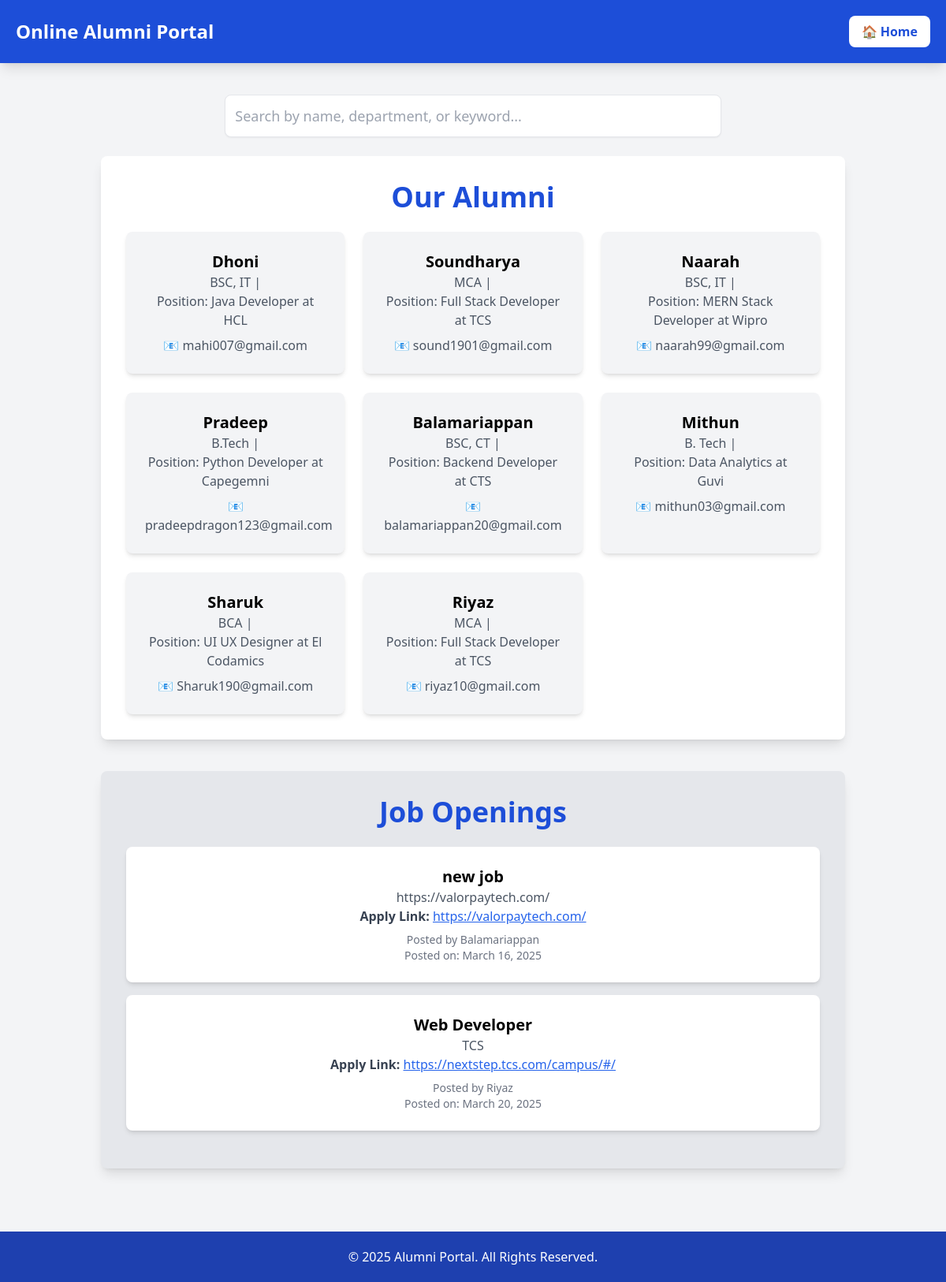
Page /all-alumni/ on the committed database.
### alumni/models.py (models this page shows, shortened)
class Alumni(models.Model):
    user = models.OneToOneField(User, on_delete=models.CASCADE)
    email = models.EmailField(max_length=100)  # Add email field
    password = models.CharField(max_length=255)  # Store hashed password
    batch = models.CharField(max_length=10)
    department = models.CharField(max_length=100)
    position = models.CharField(max_length=100)
    company = models.CharField(max_length=100)
    contact = models.CharField(max_length=15)

class Vacancy(models.Model):
    user = models.ForeignKey(User, on_delete=models.CASCADE)  # Link to alumni user
    title = models.CharField(max_length=255)
    description = models.TextField()
    company = models.CharField(max_length=255)
    location = models.CharField(max_length=255, blank=True, null=True)
    created_at = models.DateTimeField(auto_now_add=True)

### alumni/views.py (the view)
# urls.py: path('all-alumni/', views.all_alumni, name='all_alumni'),
def all_alumni(request):
    alumni_list = Alumni.objects.all()
    alumni_news = Vacancy.objects.all()
    alumni_events = Event.objects.all()
    return render(request, "all_alumni.html", {"alumni_list": alumni_list, "alumni_news": alumni_news, "alumni_events": alumni_events})

### alumni/templates/all_alumni.html (shortened to what this page needs)
<!DOCTYPE html>
<html lang="en">
<head>
    {% load static %}
    <script src="https://cdn.tailwindcss.com"></script>
</head>
<body class="bg-gray-100">
    <nav class="bg-blue-700 p-5 text-white shadow-lg flex justify-between items-center">
        <div class="text-2xl font-bold">Online Alumni Portal</div>
        <a href="{% url 'home' %}" class="bg-white text-blue-700 px-4 py-2 rounded-lg font-semibold hover:bg-gray-200 transition">
            🏠 Home
        </a>
    </nav>
    <div class="container mx-auto p-10">
        <div class="text-center mb-6">
            <input type="text" id="searchInput" placeholder="Search by name, department, or keyword..."
                   class="w-2/3 p-3 border rounded-lg text-lg shadow-sm">
        </div>
        <section class="bg-white p-8 rounded-lg shadow-lg text-center">
            <h2 class="text-4xl font-bold text-blue-700">Our Alumni</h2>
            <div class="mt-6 grid grid-cols-1 md:grid-cols-2 lg:grid-cols-3 gap-6" id="alumniList">
                {% for alumni in alumni_list %}
                    <div class="p-6 bg-gray-100 rounded-lg shadow-md">
                        <h3 class="text-xl font-bold">{{ alumni.user }}</h3>
                        <p class="text-gray-600">{{ alumni.department }} | {{ alumni.graduation_year }}</p>
                        <p class="text-gray-600">Position: {{ alumni.position }} at {{ alumni.company }}</p>
                        <p class="text-gray-600 mt-2">📧 {{ alumni.email }}</p>
                    </div>
                {% empty %}
                    <p class="text-gray-600">No alumni details available.</p>
                {% endfor %}
            </div>
        </section>
        <section class="mt-10 bg-gray-200 p-8 rounded-lg shadow-lg text-center">
            <h2 class="text-4xl font-bold text-blue-700">Job Openings</h2>
            <div class="mt-6">
                {% for post in alumni_news %}
                    <div class="p-6 bg-white rounded-lg shadow-md mb-4">
                        <h3 class="text-xl font-bold">{{ post.title }}</h3>
                        <p class="text-gray-600">{{ post.company }}</p>
                        <p class="text-gray-700"><strong>Apply Link:</strong>
                            <a href="{{ post.description }}" target="_blank" class="text-blue-600 underline">
                                {{ post.description }}
                            </a>
                        </p>
                        <p class="text-sm text-gray-500 mt-2">Posted by {{ post.user }}</p>
                        <p class="text-gray-500 text-sm">Posted on: {{ post.created_at|date:"F j, Y" }}</p>
                    </div>
                {% empty %}
                    <p class="text-gray-600">No news or job openings available.</p>
                {% endfor %}
            </div>
        </section>
    </div>
    <footer class="bg-blue-800 text-white text-center p-5 mt-10">
        &copy; 2025 Alumni Portal. All Rights Reserved.
    </footer>
</body>
</html>

### rows in the picture
Alumni: user "Dhoni", department "BSC, IT", position "Java Developer", company "HCL", email "mahi007@gmail.com"
Alumni: user "Soundharya", department "MCA", position "Full Stack Developer", company "TCS", email "sound1901@gmail.com"
Alumni: user "Naarah", department "BSC, IT", position "MERN Stack Developer", company "Wipro", email "naarah99@gmail.com"
Alumni: user "Pradeep", department "B.Tech", position "Python Developer", company "Capegemni", email "pradeepdragon123@gmail.com"
Alumni: user "Balamariappan", department "BSC, CT", position "Backend Developer", company "CTS", email "balamariappan20@gmail.com"
Alumni: user "Mithun", department "B. Tech", position "Data Analytics", company "Guvi", email "mithun03@gmail.com"
Alumni: user "Sharuk", department "BCA", position "UI UX Designer", company "El Codamics", email "Sharuk190@gmail.com"
Alumni: user "Riyaz", department "MCA", position "Full Stack Developer", company "TCS", email "riyaz10@gmail.com"
Vacancy: title "new job", company "https://valorpaytech.com/", description "https://valorpaytech.com/", user "Balamariappan", created_at "March 16, 2025"
Vacancy: title "Web Developer", company "TCS", description "https://nextstep.tcs.com/campus/#/", user "Riyaz", created_at "March 20, 2025"
